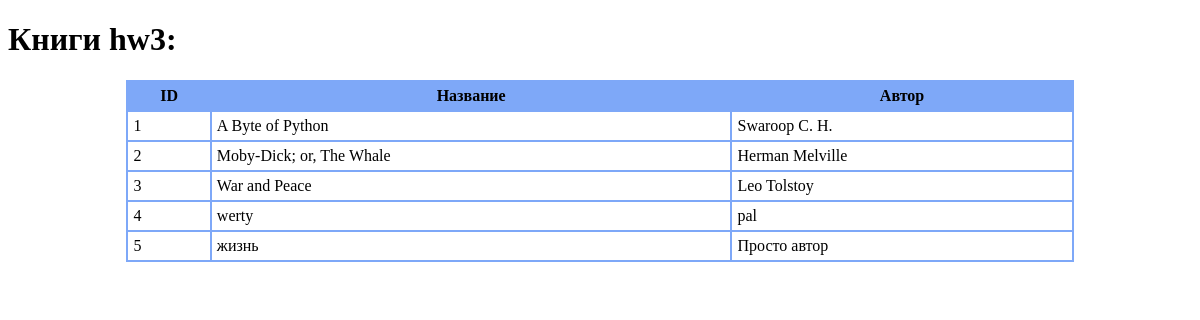
/books, run on the app's committed database.
### tables this page shows
CREATE TABLE `table_books` (
                    id INTEGER PRIMARY KEY AUTOINCREMENT, 
                    title TEXT, 
                    author TEXT
                );

### hw3/hw3.py (the view)
@app.route('/books')
def all_books() -> str:
    return render_template(
        'index.html',
        books=get_all_books(),
    )

### hw3/models.py (called while the page is built)
def get_all_books() -> List[Book]:
    with sqlite3.connect('table_books.db') as conn:
        cursor: sqlite3.Cursor = conn.cursor()
        cursor.execute(
            """
            SELECT * from `table_books`
            """
        )
        return [Book(*row) for row in cursor.fetchall()]

### hw3/templates/index.html (shortened to what this page needs)
<!DOCTYPE html>
<html>
<head>
    <link rel="stylesheet" type="text/css" href="../static/style.css">
</head>
<body>
<h1>Книги hw3:</h1>
{% if books %}
<table class="customTable">
    <thead>
    <tr>
        <th>ID</th>
        <th>Название</th>
        <th>Автор</th>
    </tr>
    </thead>
    <tbody>
    {% for book in books %}
    <tr>
        <td>
            {{ book.id }}
        </td>
        <td>
            {{ book.title }}
        </td>
        <td>
            {{ book.author }}
        </td>
    </tr>
    {% endfor %}
    </tbody>
</table>
{% else %}
<h2> Sorry, no books in DB.</h2>
{% endif %}
</body>
</html>

### hw3/static/style.css (style rules this page uses)
table.customTable { width: 80%; background-color: #FFFFFF; border-collapse: collapse; border-width: 2px; border-color: #7ea8f8; border-style: solid; color: #000000; margin: auto; }
table.customTable td, table.customTable th { border-width: 2px; border-color: #7ea8f8; border-style: solid; padding: 5px; }
table.customTable thead { background-color: #7ea8f8; }

### data on the page
table_books: id "1", title "A Byte of Python", author "Swaroop C. H."
table_books: id "2", title "Moby-Dick; or, The Whale", author "Herman Melville"
table_books: id "3", title "War and Peace", author "Leo Tolstoy"
table_books: id "4", title "werty", author "pal"
table_books: id "5", title "жизнь", author "Просто автор"
